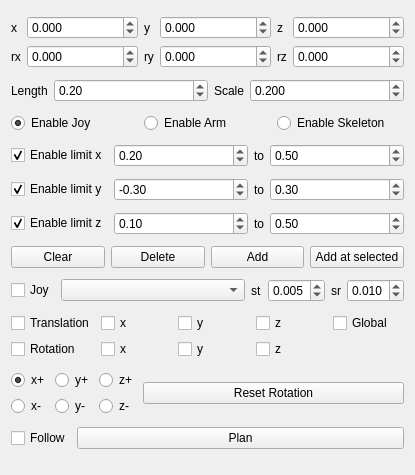
<?xml version="1.0" encoding="UTF-8"?>
<ui version="4.0">
 <class>InteractiveProbeUi</class>
 <widget class="QWidget" name="InteractiveProbeUi">
  <property name="geometry">
   <rect>
    <x>0</x>
    <y>0</y>
    <width>415</width>
    <height>475</height>
   </rect>
  </property>
  <property name="sizePolicy">
   <sizepolicy hsizetype="Minimum" vsizetype="Preferred">
    <horstretch>0</horstretch>
    <verstretch>0</verstretch>
   </sizepolicy>
  </property>
  <property name="windowTitle">
   <string>Interactive Probe</string>
  </property>
  <layout class="QVBoxLayout" name="verticalLayout_4">
   <item>
    <layout class="QHBoxLayout" name="horizontalLayout_2">
     <item>
      <layout class="QGridLayout" name="gridLayout">
       <item row="0" column="2">
        <widget class="QLabel" name="label_7">
         <property name="text">
          <string>y</string>
         </property>
        </widget>
       </item>
       <item row="0" column="0">
        <widget class="QLabel" name="label">
         <property name="text">
          <string>x</string>
         </property>
        </widget>
       </item>
       <item row="0" column="1">
        <widget class="QDoubleSpinBox" name="x_spin_box">
         <property name="sizePolicy">
          <sizepolicy hsizetype="Expanding" vsizetype="Fixed">
           <horstretch>0</horstretch>
           <verstretch>0</verstretch>
          </sizepolicy>
         </property>
         <property name="layoutDirection">
          <enum>Qt::LeftToRight</enum>
         </property>
         <property name="decimals">
          <number>3</number>
         </property>
         <property name="minimum">
          <double>-100.000000000000000</double>
         </property>
         <property name="maximum">
          <double>100.000000000000000</double>
         </property>
         <property name="singleStep">
          <double>0.010000000000000</double>
         </property>
        </widget>
       </item>
       <item row="0" column="3">
        <widget class="QDoubleSpinBox" name="y_spin_box">
         <property name="sizePolicy">
          <sizepolicy hsizetype="Expanding" vsizetype="Fixed">
           <horstretch>0</horstretch>
           <verstretch>0</verstretch>
          </sizepolicy>
         </property>
         <property name="layoutDirection">
          <enum>Qt::LeftToRight</enum>
         </property>
         <property name="decimals">
          <number>3</number>
         </property>
         <property name="minimum">
          <double>-100.000000000000000</double>
         </property>
         <property name="maximum">
          <double>100.000000000000000</double>
         </property>
         <property name="singleStep">
          <double>0.010000000000000</double>
         </property>
        </widget>
       </item>
       <item row="0" column="4">
        <widget class="QLabel" name="label_8">
         <property name="text">
          <string>z</string>
         </property>
        </widget>
       </item>
       <item row="0" column="5">
        <widget class="QDoubleSpinBox" name="z_spin_box">
         <property name="sizePolicy">
          <sizepolicy hsizetype="Expanding" vsizetype="Fixed">
           <horstretch>0</horstretch>
           <verstretch>0</verstretch>
          </sizepolicy>
         </property>
         <property name="layoutDirection">
          <enum>Qt::LeftToRight</enum>
         </property>
         <property name="decimals">
          <number>3</number>
         </property>
         <property name="minimum">
          <double>-100.000000000000000</double>
         </property>
         <property name="maximum">
          <double>100.000000000000000</double>
         </property>
         <property name="singleStep">
          <double>0.010000000000000</double>
         </property>
        </widget>
       </item>
       <item row="1" column="0">
        <widget class="QLabel" name="label_9">
         <property name="text">
          <string>rx</string>
         </property>
        </widget>
       </item>
       <item row="1" column="1">
        <widget class="QDoubleSpinBox" name="rx_spin_box">
         <property name="sizePolicy">
          <sizepolicy hsizetype="Expanding" vsizetype="Fixed">
           <horstretch>0</horstretch>
           <verstretch>0</verstretch>
          </sizepolicy>
         </property>
         <property name="layoutDirection">
          <enum>Qt::LeftToRight</enum>
         </property>
         <property name="decimals">
          <number>3</number>
         </property>
         <property name="minimum">
          <double>-100.000000000000000</double>
         </property>
         <property name="maximum">
          <double>100.000000000000000</double>
         </property>
         <property name="singleStep">
          <double>0.010000000000000</double>
         </property>
        </widget>
       </item>
       <item row="1" column="2">
        <widget class="QLabel" name="label_10">
         <property name="text">
          <string>ry</string>
         </property>
        </widget>
       </item>
       <item row="1" column="3">
        <widget class="QDoubleSpinBox" name="ry_spin_box">
         <property name="sizePolicy">
          <sizepolicy hsizetype="Expanding" vsizetype="Fixed">
           <horstretch>0</horstretch>
           <verstretch>0</verstretch>
          </sizepolicy>
         </property>
         <property name="layoutDirection">
          <enum>Qt::LeftToRight</enum>
         </property>
         <property name="decimals">
          <number>3</number>
         </property>
         <property name="minimum">
          <double>-100.000000000000000</double>
         </property>
         <property name="maximum">
          <double>100.000000000000000</double>
         </property>
         <property name="singleStep">
          <double>0.010000000000000</double>
         </property>
        </widget>
       </item>
       <item row="1" column="4">
        <widget class="QLabel" name="label_11">
         <property name="text">
          <string>rz</string>
         </property>
        </widget>
       </item>
       <item row="1" column="5">
        <widget class="QDoubleSpinBox" name="rz_spin_box">
         <property name="sizePolicy">
          <sizepolicy hsizetype="Expanding" vsizetype="Fixed">
           <horstretch>0</horstretch>
           <verstretch>0</verstretch>
          </sizepolicy>
         </property>
         <property name="layoutDirection">
          <enum>Qt::LeftToRight</enum>
         </property>
         <property name="decimals">
          <number>3</number>
         </property>
         <property name="minimum">
          <double>-100.000000000000000</double>
         </property>
         <property name="maximum">
          <double>100.000000000000000</double>
         </property>
         <property name="singleStep">
          <double>0.010000000000000</double>
         </property>
        </widget>
       </item>
      </layout>
     </item>
    </layout>
   </item>
   <item>
    <layout class="QHBoxLayout" name="horizontalLayout">
     <item>
      <widget class="QLabel" name="label_2">
       <property name="text">
        <string>Length</string>
       </property>
      </widget>
     </item>
     <item>
      <widget class="QDoubleSpinBox" name="length_spin_box">
       <property name="sizePolicy">
        <sizepolicy hsizetype="Expanding" vsizetype="Fixed">
         <horstretch>0</horstretch>
         <verstretch>0</verstretch>
        </sizepolicy>
       </property>
       <property name="decimals">
        <number>2</number>
       </property>
       <property name="minimum">
        <double>0.010000000000000</double>
       </property>
       <property name="singleStep">
        <double>0.010000000000000</double>
       </property>
       <property name="value">
        <double>0.200000000000000</double>
       </property>
      </widget>
     </item>
     <item>
      <widget class="QLabel" name="label_12">
       <property name="text">
        <string>Scale</string>
       </property>
      </widget>
     </item>
     <item>
      <widget class="QDoubleSpinBox" name="scale_spin_box">
       <property name="sizePolicy">
        <sizepolicy hsizetype="Expanding" vsizetype="Fixed">
         <horstretch>0</horstretch>
         <verstretch>0</verstretch>
        </sizepolicy>
       </property>
       <property name="layoutDirection">
        <enum>Qt::LeftToRight</enum>
       </property>
       <property name="decimals">
        <number>3</number>
       </property>
       <property name="minimum">
        <double>0.010000000000000</double>
       </property>
       <property name="maximum">
        <double>10.000000000000000</double>
       </property>
       <property name="singleStep">
        <double>0.010000000000000</double>
       </property>
       <property name="value">
        <double>0.200000000000000</double>
       </property>
      </widget>
     </item>
    </layout>
   </item>
   <item>
    <layout class="QHBoxLayout" name="horizontalLayout_6">
     <item>
      <widget class="QRadioButton" name="enable_joy">
       <property name="text">
        <string>Enable Joy</string>
       </property>
       <property name="shortcut">
        <string>J</string>
       </property>
       <property name="checked">
        <bool>true</bool>
       </property>
       <attribute name="buttonGroup">
        <string notr="true">buttonGroup_enable</string>
       </attribute>
      </widget>
     </item>
     <item>
      <widget class="QRadioButton" name="enable_arm">
       <property name="text">
        <string>Enable Arm</string>
       </property>
       <property name="shortcut">
        <string>A</string>
       </property>
       <attribute name="buttonGroup">
        <string notr="true">buttonGroup_enable</string>
       </attribute>
      </widget>
     </item>
     <item>
      <widget class="QRadioButton" name="enable_skeleton">
       <property name="text">
        <string>Enable Skeleton</string>
       </property>
       <property name="shortcut">
        <string>S</string>
       </property>
       <attribute name="buttonGroup">
        <string notr="true">buttonGroup_enable</string>
       </attribute>
      </widget>
     </item>
    </layout>
   </item>
   <item>
    <layout class="QHBoxLayout" name="horizontalLayout_9">
     <item>
      <widget class="QCheckBox" name="enable_limit_x_check_box">
       <property name="text">
        <string>Enable limit x</string>
       </property>
       <property name="checked">
        <bool>true</bool>
       </property>
      </widget>
     </item>
     <item>
      <widget class="QDoubleSpinBox" name="min_x_spin_box">
       <property name="sizePolicy">
        <sizepolicy hsizetype="Expanding" vsizetype="Fixed">
         <horstretch>0</horstretch>
         <verstretch>0</verstretch>
        </sizepolicy>
       </property>
       <property name="minimum">
        <double>-1.000000000000000</double>
       </property>
       <property name="maximum">
        <double>1.000000000000000</double>
       </property>
       <property name="singleStep">
        <double>0.010000000000000</double>
       </property>
       <property name="value">
        <double>0.200000000000000</double>
       </property>
      </widget>
     </item>
     <item>
      <widget class="QLabel" name="label_6">
       <property name="text">
        <string>to</string>
       </property>
      </widget>
     </item>
     <item>
      <widget class="QDoubleSpinBox" name="max_x_spin_box">
       <property name="sizePolicy">
        <sizepolicy hsizetype="Expanding" vsizetype="Fixed">
         <horstretch>0</horstretch>
         <verstretch>0</verstretch>
        </sizepolicy>
       </property>
       <property name="minimum">
        <double>-1.000000000000000</double>
       </property>
       <property name="maximum">
        <double>1.000000000000000</double>
       </property>
       <property name="singleStep">
        <double>0.010000000000000</double>
       </property>
       <property name="value">
        <double>0.500000000000000</double>
       </property>
      </widget>
     </item>
    </layout>
   </item>
   <item>
    <layout class="QHBoxLayout" name="horizontalLayout_7">
     <item>
      <widget class="QCheckBox" name="enable_limit_y_check_box">
       <property name="text">
        <string>Enable limit y</string>
       </property>
       <property name="checked">
        <bool>true</bool>
       </property>
      </widget>
     </item>
     <item>
      <widget class="QDoubleSpinBox" name="min_y_spin_box">
       <property name="sizePolicy">
        <sizepolicy hsizetype="Expanding" vsizetype="Fixed">
         <horstretch>0</horstretch>
         <verstretch>0</verstretch>
        </sizepolicy>
       </property>
       <property name="minimum">
        <double>-1.000000000000000</double>
       </property>
       <property name="maximum">
        <double>1.000000000000000</double>
       </property>
       <property name="singleStep">
        <double>0.010000000000000</double>
       </property>
       <property name="value">
        <double>-0.300000000000000</double>
       </property>
      </widget>
     </item>
     <item>
      <widget class="QLabel" name="label_14">
       <property name="text">
        <string>to</string>
       </property>
      </widget>
     </item>
     <item>
      <widget class="QDoubleSpinBox" name="max_y_spin_box">
       <property name="sizePolicy">
        <sizepolicy hsizetype="Expanding" vsizetype="Fixed">
         <horstretch>0</horstretch>
         <verstretch>0</verstretch>
        </sizepolicy>
       </property>
       <property name="minimum">
        <double>-1.000000000000000</double>
       </property>
       <property name="maximum">
        <double>1.000000000000000</double>
       </property>
       <property name="singleStep">
        <double>0.010000000000000</double>
       </property>
       <property name="value">
        <double>0.300000000000000</double>
       </property>
      </widget>
     </item>
    </layout>
   </item>
   <item>
    <layout class="QHBoxLayout" name="horizontalLayout_8">
     <item>
      <widget class="QCheckBox" name="enable_limit_z_check_box">
       <property name="text">
        <string>Enable limit z</string>
       </property>
       <property name="checked">
        <bool>true</bool>
       </property>
      </widget>
     </item>
     <item>
      <widget class="QDoubleSpinBox" name="min_z_spin_box">
       <property name="sizePolicy">
        <sizepolicy hsizetype="Expanding" vsizetype="Fixed">
         <horstretch>0</horstretch>
         <verstretch>0</verstretch>
        </sizepolicy>
       </property>
       <property name="minimum">
        <double>-1.000000000000000</double>
       </property>
       <property name="maximum">
        <double>1.000000000000000</double>
       </property>
       <property name="singleStep">
        <double>0.010000000000000</double>
       </property>
       <property name="value">
        <double>0.100000000000000</double>
       </property>
      </widget>
     </item>
     <item>
      <widget class="QLabel" name="label_16">
       <property name="text">
        <string>to</string>
       </property>
      </widget>
     </item>
     <item>
      <widget class="QDoubleSpinBox" name="max_z_spin_box">
       <property name="sizePolicy">
        <sizepolicy hsizetype="Expanding" vsizetype="Fixed">
         <horstretch>0</horstretch>
         <verstretch>0</verstretch>
        </sizepolicy>
       </property>
       <property name="minimum">
        <double>-1.000000000000000</double>
       </property>
       <property name="maximum">
        <double>1.000000000000000</double>
       </property>
       <property name="singleStep">
        <double>0.010000000000000</double>
       </property>
       <property name="value">
        <double>0.500000000000000</double>
       </property>
      </widget>
     </item>
    </layout>
   </item>
   <item>
    <layout class="QHBoxLayout" name="horizontalLayout_3">
     <item>
      <widget class="QPushButton" name="clear_button">
       <property name="text">
        <string>Clear</string>
       </property>
      </widget>
     </item>
     <item>
      <widget class="QPushButton" name="delete_button">
       <property name="text">
        <string>Delete</string>
       </property>
      </widget>
     </item>
     <item>
      <widget class="QPushButton" name="add_marker_button">
       <property name="text">
        <string>Add</string>
       </property>
      </widget>
     </item>
     <item>
      <widget class="QPushButton" name="add_at_selected_button">
       <property name="text">
        <string>Add at selected</string>
       </property>
      </widget>
     </item>
    </layout>
   </item>
   <item>
    <layout class="QHBoxLayout" name="horizontalLayout_4">
     <item>
      <widget class="QCheckBox" name="joy_topic_check_box">
       <property name="text">
        <string>Joy</string>
       </property>
      </widget>
     </item>
     <item>
      <widget class="QComboBox" name="joy0_select_combo_box">
       <property name="sizePolicy">
        <sizepolicy hsizetype="Expanding" vsizetype="Fixed">
         <horstretch>0</horstretch>
         <verstretch>0</verstretch>
        </sizepolicy>
       </property>
      </widget>
     </item>
     <item>
      <widget class="QLabel" name="label_3">
       <property name="text">
        <string>st</string>
       </property>
      </widget>
     </item>
     <item>
      <widget class="QDoubleSpinBox" name="joy_translation_scaling_spin_box">
       <property name="decimals">
        <number>3</number>
       </property>
       <property name="minimum">
        <double>0.001000000000000</double>
       </property>
       <property name="maximum">
        <double>1.000000000000000</double>
       </property>
       <property name="singleStep">
        <double>0.001000000000000</double>
       </property>
       <property name="value">
        <double>0.005000000000000</double>
       </property>
      </widget>
     </item>
     <item>
      <widget class="QLabel" name="label_4">
       <property name="text">
        <string>sr</string>
       </property>
      </widget>
     </item>
     <item>
      <widget class="QDoubleSpinBox" name="joy_rotation_scaling_spin_box">
       <property name="decimals">
        <number>3</number>
       </property>
       <property name="minimum">
        <double>0.001000000000000</double>
       </property>
       <property name="maximum">
        <double>1.000000000000000</double>
       </property>
       <property name="singleStep">
        <double>0.001000000000000</double>
       </property>
       <property name="value">
        <double>0.010000000000000</double>
       </property>
      </widget>
     </item>
    </layout>
   </item>
   <item>
    <layout class="QGridLayout" name="gridLayout_2">
     <item row="0" column="2">
      <widget class="QCheckBox" name="enable_ty">
       <property name="text">
        <string>y</string>
       </property>
      </widget>
     </item>
     <item row="0" column="0">
      <widget class="QCheckBox" name="enable_translation">
       <property name="text">
        <string>Translation</string>
       </property>
       <property name="shortcut">
        <string>T</string>
       </property>
      </widget>
     </item>
     <item row="1" column="0">
      <widget class="QCheckBox" name="enable_rotation">
       <property name="text">
        <string>Rotation</string>
       </property>
       <property name="shortcut">
        <string>R</string>
       </property>
      </widget>
     </item>
     <item row="0" column="1">
      <widget class="QCheckBox" name="enable_tx">
       <property name="text">
        <string>x</string>
       </property>
      </widget>
     </item>
     <item row="1" column="3">
      <widget class="QCheckBox" name="enable_rz">
       <property name="text">
        <string>z</string>
       </property>
      </widget>
     </item>
     <item row="0" column="3">
      <widget class="QCheckBox" name="enable_tz">
       <property name="text">
        <string>z</string>
       </property>
      </widget>
     </item>
     <item row="1" column="2">
      <widget class="QCheckBox" name="enable_ry">
       <property name="text">
        <string>y</string>
       </property>
      </widget>
     </item>
     <item row="1" column="1">
      <widget class="QCheckBox" name="enable_rx">
       <property name="text">
        <string>x</string>
       </property>
      </widget>
     </item>
     <item row="0" column="4">
      <widget class="QCheckBox" name="enable_translation_global">
       <property name="text">
        <string>Global</string>
       </property>
      </widget>
     </item>
    </layout>
   </item>
   <item>
    <layout class="QHBoxLayout" name="horizontalLayout_10">
     <item>
      <layout class="QVBoxLayout" name="verticalLayout">
       <item>
        <widget class="QRadioButton" name="xplus">
         <property name="text">
          <string>x+</string>
         </property>
         <property name="checked">
          <bool>true</bool>
         </property>
         <attribute name="buttonGroup">
          <string notr="true">buttonGroup_axis</string>
         </attribute>
        </widget>
       </item>
       <item>
        <widget class="QRadioButton" name="xminus">
         <property name="text">
          <string>x-</string>
         </property>
         <attribute name="buttonGroup">
          <string notr="true">buttonGroup_axis</string>
         </attribute>
        </widget>
       </item>
      </layout>
     </item>
     <item>
      <layout class="QVBoxLayout" name="verticalLayout_2">
       <item>
        <widget class="QRadioButton" name="yplus">
         <property name="text">
          <string>y+</string>
         </property>
         <attribute name="buttonGroup">
          <string notr="true">buttonGroup_axis</string>
         </attribute>
        </widget>
       </item>
       <item>
        <widget class="QRadioButton" name="yminus">
         <property name="text">
          <string>y-</string>
         </property>
         <attribute name="buttonGroup">
          <string notr="true">buttonGroup_axis</string>
         </attribute>
        </widget>
       </item>
      </layout>
     </item>
     <item>
      <layout class="QVBoxLayout" name="verticalLayout_3">
       <item>
        <widget class="QRadioButton" name="zplus">
         <property name="text">
          <string>z+</string>
         </property>
         <attribute name="buttonGroup">
          <string notr="true">buttonGroup_axis</string>
         </attribute>
        </widget>
       </item>
       <item>
        <widget class="QRadioButton" name="zminus">
         <property name="text">
          <string>z-</string>
         </property>
         <attribute name="buttonGroup">
          <string notr="true">buttonGroup_axis</string>
         </attribute>
        </widget>
       </item>
      </layout>
     </item>
     <item>
      <widget class="QPushButton" name="reset_rotation">
       <property name="sizePolicy">
        <sizepolicy hsizetype="Expanding" vsizetype="Fixed">
         <horstretch>0</horstretch>
         <verstretch>0</verstretch>
        </sizepolicy>
       </property>
       <property name="text">
        <string>Reset Rotation</string>
       </property>
      </widget>
     </item>
    </layout>
   </item>
   <item>
    <layout class="QHBoxLayout" name="horizontalLayout_5">
     <item>
      <widget class="QCheckBox" name="follow_check_box">
       <property name="text">
        <string>Follow</string>
       </property>
       <property name="shortcut">
        <string>F</string>
       </property>
      </widget>
     </item>
     <item>
      <widget class="QPushButton" name="plan_button">
       <property name="sizePolicy">
        <sizepolicy hsizetype="Expanding" vsizetype="Fixed">
         <horstretch>0</horstretch>
         <verstretch>0</verstretch>
        </sizepolicy>
       </property>
       <property name="text">
        <string>Plan</string>
       </property>
      </widget>
     </item>
    </layout>
   </item>
  </layout>
  <zorder></zorder>
  <zorder></zorder>
 </widget>
 <resources/>
 <connections>
  <connection>
   <sender>enable_translation</sender>
   <signal>clicked(bool)</signal>
   <receiver>enable_tx</receiver>
   <slot>setChecked(bool)</slot>
   <hints>
    <hint type="sourcelabel">
     <x>80</x>
     <y>197</y>
    </hint>
    <hint type="destinationlabel">
     <x>137</x>
     <y>201</y>
    </hint>
   </hints>
  </connection>
  <connection>
   <sender>enable_translation</sender>
   <signal>clicked(bool)</signal>
   <receiver>enable_ty</receiver>
   <slot>setChecked(bool)</slot>
   <hints>
    <hint type="sourcelabel">
     <x>66</x>
     <y>190</y>
    </hint>
    <hint type="destinationlabel">
     <x>217</x>
     <y>205</y>
    </hint>
   </hints>
  </connection>
  <connection>
   <sender>enable_translation</sender>
   <signal>clicked(bool)</signal>
   <receiver>enable_tz</receiver>
   <slot>setChecked(bool)</slot>
   <hints>
    <hint type="sourcelabel">
     <x>102</x>
     <y>188</y>
    </hint>
    <hint type="destinationlabel">
     <x>270</x>
     <y>196</y>
    </hint>
   </hints>
  </connection>
  <connection>
   <sender>enable_rotation</sender>
   <signal>clicked(bool)</signal>
   <receiver>enable_rx</receiver>
   <slot>setChecked(bool)</slot>
   <hints>
    <hint type="sourcelabel">
     <x>114</x>
     <y>234</y>
    </hint>
    <hint type="destinationlabel">
     <x>132</x>
     <y>234</y>
    </hint>
   </hints>
  </connection>
  <connection>
   <sender>enable_rotation</sender>
   <signal>clicked(bool)</signal>
   <receiver>enable_ry</receiver>
   <slot>setChecked(bool)</slot>
   <hints>
    <hint type="sourcelabel">
     <x>86</x>
     <y>223</y>
    </hint>
    <hint type="destinationlabel">
     <x>227</x>
     <y>224</y>
    </hint>
   </hints>
  </connection>
  <connection>
   <sender>enable_rotation</sender>
   <signal>clicked(bool)</signal>
   <receiver>enable_rz</receiver>
   <slot>setChecked(bool)</slot>
   <hints>
    <hint type="sourcelabel">
     <x>17</x>
     <y>227</y>
    </hint>
    <hint type="destinationlabel">
     <x>297</x>
     <y>222</y>
    </hint>
   </hints>
  </connection>
 </connections>
 <buttongroups>
  <buttongroup name="buttonGroup_enable"/>
  <buttongroup name="buttonGroup_axis"/>
 </buttongroups>
</ui>
